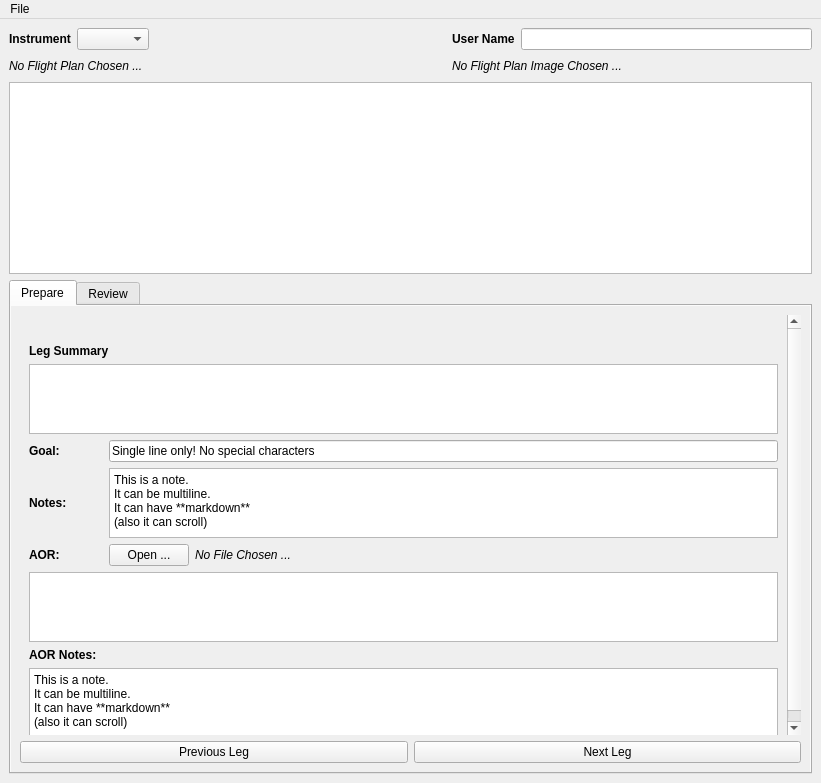
<?xml version="1.0" encoding="UTF-8"?>
<ui version="4.0">
 <class>MainWindow</class>
 <widget class="QMainWindow" name="MainWindow">
  <property name="geometry">
   <rect>
    <x>0</x>
    <y>0</y>
    <width>821</width>
    <height>783</height>
   </rect>
  </property>
  <property name="windowTitle">
   <string>SOFIA Cruise Planner</string>
  </property>
  <widget class="QWidget" name="centralwidget">
   <layout class="QGridLayout" name="gridLayout_3">
    <item row="4" column="0">
     <widget class="QTabWidget" name="tabWidgetIO">
      <property name="currentIndex">
       <number>0</number>
      </property>
      <widget class="QWidget" name="tabPrepare">
       <property name="sizePolicy">
        <sizepolicy hsizetype="MinimumExpanding" vsizetype="MinimumExpanding">
         <horstretch>0</horstretch>
         <verstretch>0</verstretch>
        </sizepolicy>
       </property>
       <property name="autoFillBackground">
        <bool>true</bool>
       </property>
       <attribute name="title">
        <string>Prepare</string>
       </attribute>
       <layout class="QGridLayout" name="gridLayout_4">
        <property name="leftMargin">
         <number>9</number>
        </property>
        <item row="0" column="0" colspan="2">
         <layout class="QGridLayout" name="gridLayout">
          <item row="0" column="0">
           <widget class="QScrollArea" name="scrollAreaInput">
            <property name="frameShape">
             <enum>QFrame::NoFrame</enum>
            </property>
            <property name="widgetResizable">
             <bool>true</bool>
            </property>
            <widget class="QWidget" name="scrollAreaWidgetContents">
             <property name="geometry">
              <rect>
               <x>0</x>
               <y>0</y>
               <width>760</width>
               <height>517</height>
              </rect>
             </property>
             <layout class="QGridLayout" name="gridLayout_2">
              <item row="4" column="2" colspan="3">
               <widget class="QPlainTextEdit" name="plainTextEditNotes">
                <property name="plainText">
                 <string>This is a note.
It can be multiline.
It can have **markdown**
(also it can scroll)</string>
                </property>
               </widget>
              </item>
              <item row="5" column="4">
               <spacer name="horizontalSpacer">
                <property name="orientation">
                 <enum>Qt::Horizontal</enum>
                </property>
                <property name="sizeHint" stdset="0">
                 <size>
                  <width>0</width>
                  <height>0</height>
                 </size>
                </property>
               </spacer>
              </item>
              <item row="3" column="2" colspan="3">
               <widget class="QLineEdit" name="lineEditGoal">
                <property name="text">
                 <string>Single line only! No special characters</string>
                </property>
               </widget>
              </item>
              <item row="7" column="0">
               <widget class="QLabel" name="labelAORNotes">
                <property name="font">
                 <font>
                  <weight>75</weight>
                  <bold>true</bold>
                 </font>
                </property>
                <property name="text">
                 <string>AOR Notes:</string>
                </property>
               </widget>
              </item>
              <item row="4" column="0">
               <widget class="QLabel" name="labelNotes">
                <property name="font">
                 <font>
                  <weight>75</weight>
                  <bold>true</bold>
                 </font>
                </property>
                <property name="text">
                 <string>Notes:</string>
                </property>
               </widget>
              </item>
              <item row="5" column="0">
               <widget class="QLabel" name="labelAOR">
                <property name="font">
                 <font>
                  <weight>75</weight>
                  <bold>true</bold>
                 </font>
                </property>
                <property name="text">
                 <string>AOR:</string>
                </property>
               </widget>
              </item>
              <item row="5" column="3">
               <widget class="QLabel" name="labelAORFilename">
                <property name="font">
                 <font>
                  <italic>true</italic>
                 </font>
                </property>
                <property name="text">
                 <string>No File Chosen ...</string>
                </property>
                <property name="alignment">
                 <set>Qt::AlignCenter</set>
                </property>
               </widget>
              </item>
              <item row="6" column="0" colspan="5">
               <widget class="QTableView" name="tableAORSummary"/>
              </item>
              <item row="5" column="2">
               <widget class="QPushButton" name="buttonAOROpen">
                <property name="text">
                 <string>Open ...</string>
                </property>
               </widget>
              </item>
              <item row="1" column="0" colspan="3">
               <widget class="QLabel" name="labelLegSummary">
                <property name="font">
                 <font>
                  <weight>75</weight>
                  <bold>true</bold>
                 </font>
                </property>
                <property name="text">
                 <string>Leg Summary</string>
                </property>
               </widget>
              </item>
              <item row="3" column="0">
               <widget class="QLabel" name="labelGoal">
                <property name="font">
                 <font>
                  <weight>75</weight>
                  <bold>true</bold>
                 </font>
                </property>
                <property name="text">
                 <string>Goal:</string>
                </property>
               </widget>
              </item>
              <item row="8" column="0" colspan="5">
               <widget class="QPlainTextEdit" name="plainTextEditAORNotes">
                <property name="plainText">
                 <string>This is a note.
It can be multiline.
It can have **markdown**
(also it can scroll)</string>
                </property>
               </widget>
              </item>
              <item row="0" column="0">
               <widget class="QLabel" name="labelInputSpacer1">
                <property name="text">
                 <string/>
                </property>
               </widget>
              </item>
              <item row="2" column="0" colspan="5">
               <widget class="QTableView" name="tableLegSummary"/>
              </item>
             </layout>
            </widget>
           </widget>
          </item>
         </layout>
        </item>
        <item row="1" column="0">
         <widget class="QPushButton" name="buttonPreviousLeg">
          <property name="text">
           <string>Previous Leg</string>
          </property>
         </widget>
        </item>
        <item row="1" column="1">
         <widget class="QPushButton" name="buttonNextLeg">
          <property name="text">
           <string>Next Leg</string>
          </property>
         </widget>
        </item>
       </layout>
      </widget>
      <widget class="QWidget" name="tabReview">
       <attribute name="title">
        <string>Review</string>
       </attribute>
      </widget>
     </widget>
    </item>
    <item row="0" column="0" rowspan="4">
     <layout class="QGridLayout" name="topGrid">
      <item row="1" column="5">
       <widget class="QLineEdit" name="lineEditUserName"/>
      </item>
      <item row="1" column="4">
       <widget class="QLabel" name="labelUserName">
        <property name="font">
         <font>
          <weight>75</weight>
          <bold>true</bold>
         </font>
        </property>
        <property name="text">
         <string>User Name</string>
        </property>
       </widget>
      </item>
      <item row="3" column="0" colspan="6">
       <widget class="QTableWidget" name="tableFlightPlanSummary">
        <property name="editTriggers">
         <set>QAbstractItemView::NoEditTriggers</set>
        </property>
       </widget>
      </item>
      <item row="1" column="0">
       <widget class="QLabel" name="labelInstruments">
        <property name="font">
         <font>
          <weight>75</weight>
          <bold>true</bold>
         </font>
        </property>
        <property name="text">
         <string>Instrument</string>
        </property>
       </widget>
      </item>
      <item row="1" column="1" colspan="2">
       <widget class="QComboBox" name="comboBoxInstruments"/>
      </item>
      <item row="1" column="3">
       <spacer name="horizontalSpacer_3">
        <property name="orientation">
         <enum>Qt::Horizontal</enum>
        </property>
        <property name="sizeHint" stdset="0">
         <size>
          <width>40</width>
          <height>20</height>
         </size>
        </property>
       </spacer>
      </item>
      <item row="2" column="0" colspan="3">
       <widget class="QLabel" name="labelFlightPlanFilename">
        <property name="font">
         <font>
          <italic>true</italic>
         </font>
        </property>
        <property name="text">
         <string>No Flight Plan Chosen ...</string>
        </property>
       </widget>
      </item>
      <item row="2" column="3">
       <spacer name="horizontalSpacer_2">
        <property name="orientation">
         <enum>Qt::Horizontal</enum>
        </property>
        <property name="sizeHint" stdset="0">
         <size>
          <width>40</width>
          <height>20</height>
         </size>
        </property>
       </spacer>
      </item>
      <item row="2" column="4" colspan="2">
       <widget class="QLabel" name="labelFlightPlanImageFilename">
        <property name="font">
         <font>
          <italic>true</italic>
         </font>
        </property>
        <property name="text">
         <string>No Flight Plan Image Chosen ...</string>
        </property>
       </widget>
      </item>
     </layout>
    </item>
   </layout>
  </widget>
  <widget class="QMenuBar" name="menuBar">
   <property name="geometry">
    <rect>
     <x>0</x>
     <y>0</y>
     <width>821</width>
     <height>22</height>
    </rect>
   </property>
   <widget class="QMenu" name="menuFile">
    <property name="title">
     <string>File</string>
    </property>
    <addaction name="actionOpen_Flight_Plan"/>
    <addaction name="actionChoose_Flight_Plan_Image"/>
   </widget>
   <addaction name="menuFile"/>
  </widget>
  <action name="actionOpen_Flight_Plan">
   <property name="text">
    <string>Open Flight Plan ...</string>
   </property>
  </action>
  <action name="actionChoose_Flight_Plan_Image">
   <property name="text">
    <string>Choose Flight Plan Image ...</string>
   </property>
  </action>
 </widget>
 <resources/>
 <connections/>
</ui>
